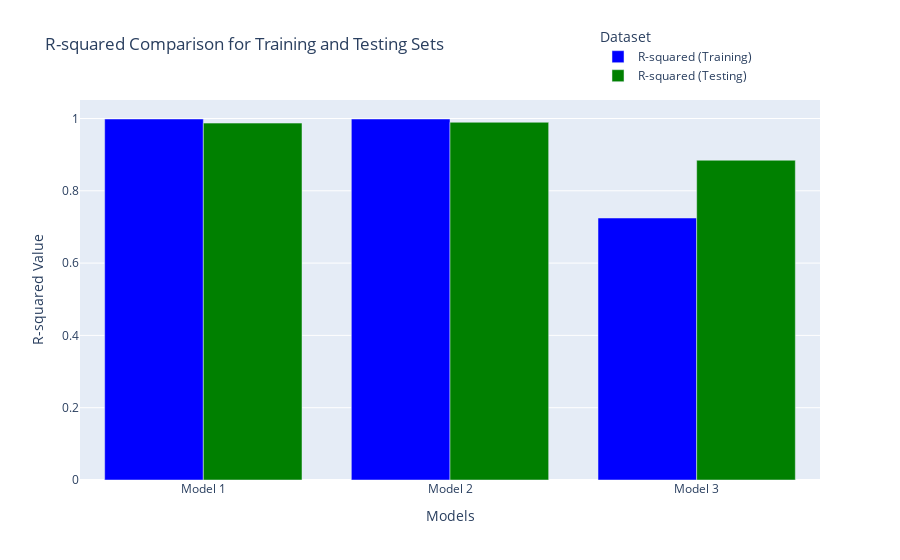

Here is the notebook cell this chart was saved with:
### Code cell
import plotly.graph_objs as go

models = ['Model 1', 'Model 2', 'Model 3']
r_squared_training = [0.9986077110964037, 0.9986193564283057, 0.7247327113862785]
r_squared_testing = [0.9872345763317623, 0.9895411577286618, 0.8845553424431247]

trace_r_squared_training = go.Bar(x=models, y=r_squared_training, name='R-squared (Training)', marker_color='blue')
trace_r_squared_testing = go.Bar(x=models, y=r_squared_testing, name='R-squared (Testing)', marker_color='green')

fig = go.Figure()

fig.add_trace(trace_r_squared_training)
fig.add_trace(trace_r_squared_testing)

fig.update_layout(barmode='group', title='R-squared Comparison for Training and Testing Sets',
                  xaxis_title='Models', yaxis_title='R-squared Value',
                  legend_title='Dataset', 
                  legend=dict(x=0.7, y=1.2))

fig.show()

### Figure 1 — Plotly figure (JSON) as saved in the notebook; plotly's stock layout.template omitted (floating-point values rounded to 4 significant figures)
{"data": [{"marker": {"color": "blue"}, "name": "R-squared (Training)", "type": "bar", "x": ["Model 1", "Model 2", "Model 3"], "y": [0.9986, 0.9986, 0.7247]}, {"marker": {"color": "green"}, "name": "R-squared (Testing)", "type": "bar", "x": ["Model 1", "Model 2", "Model 3"], "y": [0.9872, 0.9895, 0.8846]}], "layout": {"barmode": "group", "legend": {"title": {"text": "Dataset"}, "x": 0.7, "y": 1.2}, "title": {"text": "R-squared Comparison for Training and Testing Sets"}, "xaxis": {"title": {"text": "Models"}}, "yaxis": {"title": {"text": "R-squared Value"}}}}
